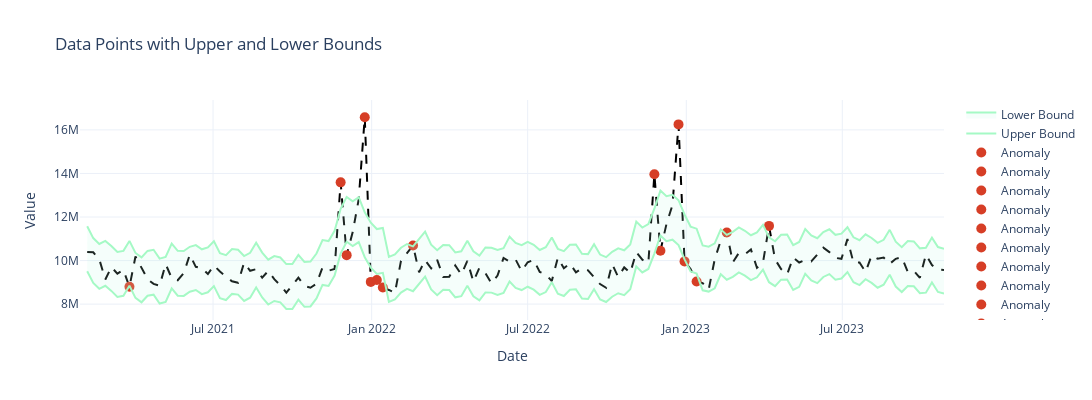
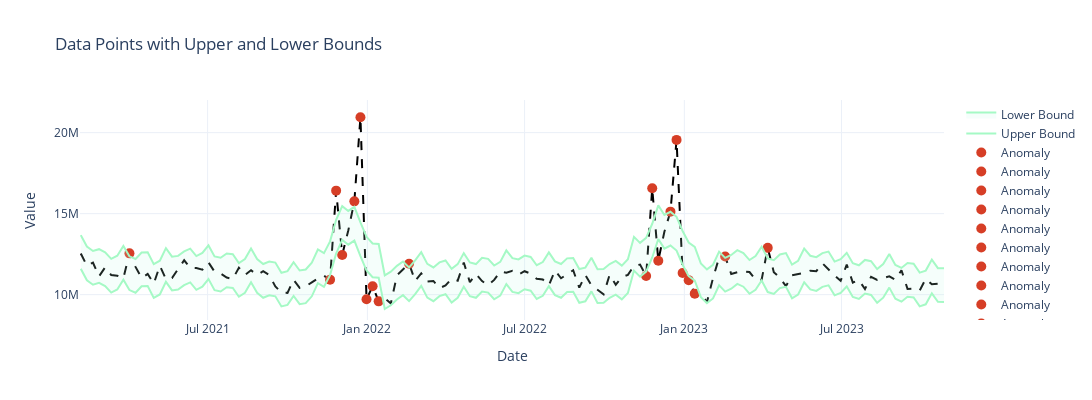
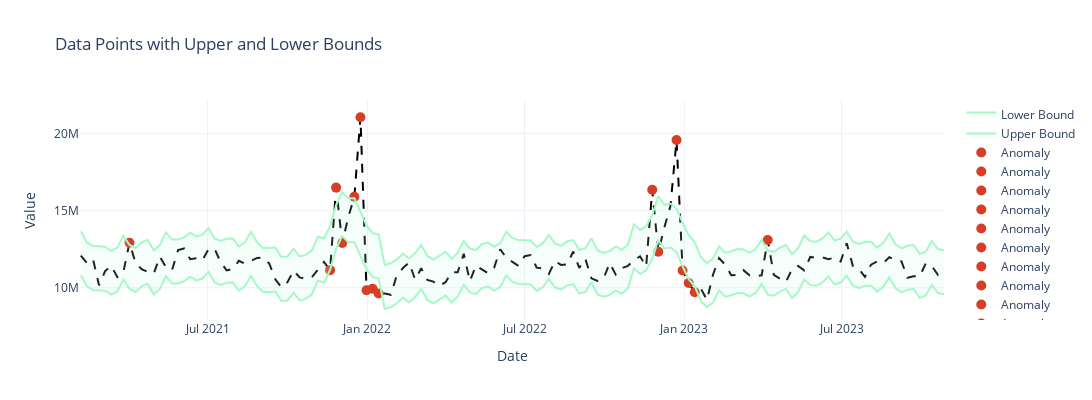
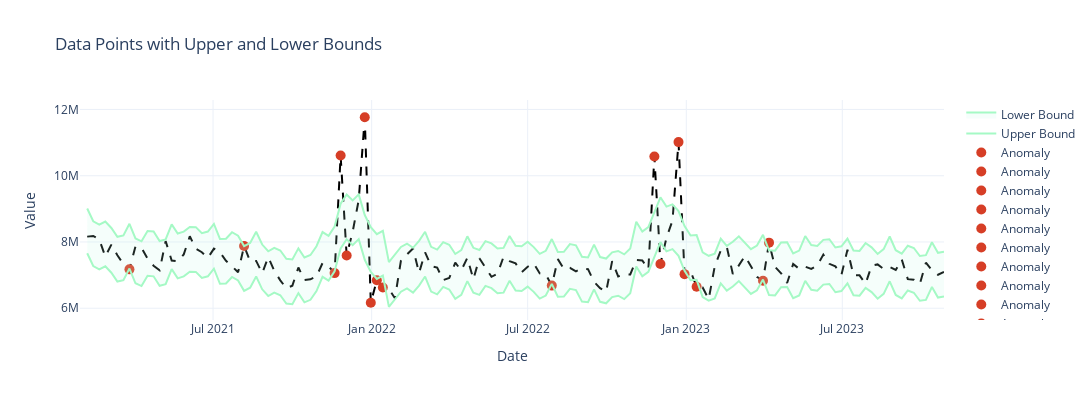

Write notebook code for charts like these, in order.
### Code cell
def get_group_data(df, state):
    return df[df['State']==state].groupby(grp_by_cols)["Weekly_Sales"].apply(sum).reset_index()

def prepare_for_stl(group_df):
    data_ = list(group_df['Weekly_Sales'])
    dates = list(group_df['Date'])
    
    data = pd.DataFrame(data_, index=dates)
    data.index = pd.to_datetime(data.index)#,format="%y-%m-%d")
    data.columns = ['Value']
    data = data.asfreq('W-FRI').interpolate(method='linear')
    
    # Padding data to reduce edge effects
    padding_length = 4
    data_padded_data = np.pad(data.Value.tolist(), (padding_length, padding_length), 'edge')
    data_padded_index = np.pad(data.index.tolist(), (padding_length, padding_length), 'edge')
    data_padded = pd.DataFrame(data=data_padded_data, index=data_padded_index)
    return data_padded

def plot_stl(data, trend, seasonal, residual):    
    # Plotting the original data and decomposed components
    plt.figure(figsize=(14, 7))
    plt.subplot(411)
    plt.plot(data, label='Original Data')
    plt.legend(loc='best')
    plt.subplot(412)
    plt.plot(trend, label='Trend')
    plt.legend(loc='best')
    plt.subplot(413)
    plt.plot(seasonal, label='Seasonality')
    plt.legend(loc='best')
    plt.subplot(414)
    plt.plot(residual, label='Residuals')
    plt.legend(loc='best')
    plt.tight_layout()
    plt.show()
    return

def label_group(data_aggregated, trend, seasonal, residual):
    data_aggregated['resid'] = residual.values
    data_aggregated['resid'].fillna(0, inplace=True)
    res_mean = residual.values.mean()
    resid_std = stats.median_abs_deviation(residual.values)
    # print(res_mean,resid_std)
    lower_bound = res_mean - 3*resid_std
    upper_bound = res_mean + 3*resid_std
    
    # Calculate the bounds considering trend and seasonal components if available
    upper_bound_series = upper_bound + trend.values + seasonal.values
    lower_bound_series = lower_bound + trend.values + seasonal.values
    # print(len(upper_bound_series), len(lower_bound_series), upper_bound_series[4],lower_bound_series[4])
    
    # Mark anomalies based on the condition where residue values fall outside the [lower_bound, upper_bound] range
    data_aggregated['Anomaly'] = ((data_aggregated['resid'] < lower_bound) | (data_aggregated['resid'] > upper_bound)).astype(int)    
    # The 'Anomaly' column now has 1 for anomalies and 0 for normal data points
    plot_anomalies(np.array(data_aggregated['Weekly_Sales']), trend, seasonal, residual, lower_bound, upper_bound)
    return data_aggregated

def plot_anomalies(data, trend, seasonal, residual, lower_bound, upper_bound):
    x = residual.index
    y = residual.values    ## residue values from the model - randomness/unpredictable fluctional change from the regular pattern
    
    y[np.isnan(y)] = 0
    ind = np.where([True if i<lower_bound or i>upper_bound else False for i in y])[0]   ## get residue values < -20

    # Main data points
    fig = go.Figure()
    fig.add_trace(go.Scatter(x=x, y=data, mode='lines', name='Data', line=dict(color='black', dash='dash')))
    
    # Anomalies
    for val in ind:
        fig.add_trace(go.Scatter(x=[x[val]], y=[data[val]], mode='markers', name='Anomaly', marker=dict(color='#D63E26', size=10),
                                 text="Anomaly", hoverinfo='text+x+y'))
    
    # Upper and Lower bounds
    upper_bound_series = upper_bound + trend + seasonal
    lower_bound_series = lower_bound + trend + seasonal
    
    fig.add_trace(go.Scatter(x=x, y=upper_bound_series, fill=None, mode='lines', line_color='#A5F9C5', name='Upper Bound'))
    fig.add_trace(go.Scatter(x=x, y=lower_bound_series, fill='tonexty', mode='lines', line_color='#A5F9C5', fillcolor='rgba(190,245,226,0.15)', name='Lower Bound'))
    
    # Update layouts
    fig.update_layout(title="Data Points with Upper and Lower Bounds", xaxis_title="Date", yaxis_title="Value", template="plotly_white", autosize=False, width=1800, height=400)
    
    # Show the plot
    fig.show()

    # # Create a Scatter plot for the residue values
    # fig = go.Figure()
    # fig.add_trace(go.Scatter(x=x, y=y, mode='lines+markers', name='Residues', line=dict(color='black', dash='dash')))
    
    # # Add a vertical line for a specific date
    # # fig.add_vline(x=datetime.strptime("2022-12-23", "%Y-%m-%d").timestamp() * 1000, line_width=3, line_dash="dash", line_color="red")
    
    # # Annotations for anomalies
    # for val in ind:
    #     fig.add_annotation(x=x[val], y=y[val], text="Anomaly", showarrow=True, arrowhead=1, arrowsize=1, arrowwidth=2, arrowcolor="red", ax=40, ay=15)
    
    # # Update layouts
    # fig.update_layout(title="Residue Analysis with Anomalies", xaxis_title="Date", yaxis_title="Residue Value", template="plotly_white", autosize=False, width=1800, height=400)
    
    # # Show the plot
    # fig.show()


def get_labels(df, grp_by_cols):
    labelled_data = pd.DataFrame()
    # Work group wise to get the labels:
    for state in df.State.unique():
        print("\n\n\n", "--"*25,state.upper(),"--"*25)
        group_df = get_group_data(df, state)
        print(group_df.shape)
        # Prepare data:
        prepared_data = prepare_for_stl(group_df)
        result = seasonal_decompose(prepared_data, model='additive',period=7)
        
        # Padding data to reduce edge effects
        padding_length = 4
        trend = result.trend[padding_length:-padding_length]
        seasonal = result.seasonal[padding_length:-padding_length]
        residual = result.resid[padding_length:-padding_length]
        plot_stl(prepared_data, trend, seasonal, residual)
        
        group_df = label_group(aggregate_data(df,state), trend, seasonal, residual)
        # print(group_df.head(3))
        
        labelled_data = pd.concat([labelled_data, group_df])
        print(labelled_data.shape, "Total Labelled Data")
        # print(labelled_data.tail(3))

    print(df.shape, labelled_data.shape, "Original data with store numbers and Final Labelled Data at States level")
    # print(labelled_data.tail(3))

    return labelled_data
        

labelled_data = get_labels(df, grp_by_cols)

### Figure 1 — Plotly figure (JSON) as saved in the notebook; plotly's stock layout.template omitted (floating-point values rounded to 4 significant figures; data arrays with more than 128 entries replaced by an {"elided": "..."} marker saying what was removed)
{"data": [{"line": {"color": "black", "dash": "dash"}, "mode": "lines", "name": "Data", "type": "scatter", "x": {"elided": "143 str values"}, "y": {"elided": "143 float values"}}, {"hoverinfo": "text+x+y", "marker": {"color": "#D63E26", "size": 10}, "mode": "markers", "name": "Anomaly", "text": "Anomaly", "type": "scatter", "x": ["2021-03-26T00:00:00"], "y": [8795000.0]}, {"hoverinfo": "text+x+y", "marker": {"color": "#D63E26", "size": 10}, "mode": "markers", "name": "Anomaly", "text": "Anomaly", "type": "scatter", "x": ["2021-11-26T00:00:00"], "y": [13590000.0]}, {"hoverinfo": "text+x+y", "marker": {"color": "#D63E26", "size": 10}, "mode": "markers", "name": "Anomaly", "text": "Anomaly", "type": "scatter", "x": ["2021-12-03T00:00:00"], "y": [10250000.0]}, {"hoverinfo": "text+x+y", "marker": {"color": "#D63E26", "size": 10}, "mode": "markers", "name": "Anomaly", "text": "Anomaly", "type": "scatter", "x": ["2021-12-24T00:00:00"], "y": [16580000.0]}, {"hoverinfo": "text+x+y", "marker": {"color": "#D63E26", "size": 10}, "mode": "markers", "name": "Anomaly", "text": "Anomaly", "type": "scatter", "x": ["2021-12-31T00:00:00"], "y": [9020000.0]}, {"hoverinfo": "text+x+y", "marker": {"color": "#D63E26", "size": 10}, "mode": "markers", "name": "Anomaly", "text": "Anomaly", "type": "scatter", "x": ["2022-01-07T00:00:00"], "y": [9106000.0]}, {"hoverinfo": "text+x+y", "marker": {"color": "#D63E26", "size": 10}, "mode": "markers", "name": "Anomaly", "text": "Anomaly", "type": "scatter", "x": ["2022-01-14T00:00:00"], "y": [8764000.0]}, {"hoverinfo": "text+x+y", "marker": {"color": "#D63E26", "size": 10}, "mode": "markers", "name": "Anomaly", "text": "Anomaly", "type": "scatter", "x": ["2022-02-18T00:00:00"], "y": [10690000.0]}, {"hoverinfo": "text+x+y", "marker": {"color": "#D63E26", "size": 10}, "mode": "markers", "name": "Anomaly", "text": "Anomaly", "type": "scatter", "x": ["2022-11-25T00:00:00"], "y": [13970000.0]}, {"hoverinfo": "text+x+y", "marker": {"color": "#D63E26", "size": 10}, "mode": "markers", "name": "Anomaly", "text": "Anomaly", "type": "scatter", "x": ["2022-12-02T00:00:00"], "y": [10450000.0]}, {"hoverinfo": "text+x+y", "marker": {"color": "#D63E26", "size": 10}, "mode": "markers", "name": "Anomaly", "text": "Anomaly", "type": "scatter", "x": ["2022-12-23T00:00:00"], "y": [16250000.0]}, {"hoverinfo": "text+x+y", "marker": {"color": "#D63E26", "size": 10}, "mode": "markers", "name": "Anomaly", "text": "Anomaly", "type": "scatter", "x": ["2022-12-30T00:00:00"], "y": [9961000.0]}, {"hoverinfo": "text+x+y", "marker": {"color": "#D63E26", "size": 10}, "mode": "markers", "name": "Anomaly", "text": "Anomaly", "type": "scatter", "x": ["2023-01-13T00:00:00"], "y": [9036000.0]}, {"hoverinfo": "text+x+y", "marker": {"color": "#D63E26", "size": 10}, "mode": "markers", "name": "Anomaly", "text": "Anomaly", "type": "scatter", "x": ["2023-02-17T00:00:00"], "y": [11280000.0]}, {"hoverinfo": "text+x+y", "marker": {"color": "#D63E26", "size": 10}, "mode": "markers", "name": "Anomaly", "text": "Anomaly", "type": "scatter", "x": ["2023-04-07T00:00:00"], "y": [11590000.0]}, {"line": {"color": "#A5F9C5"}, "mode": "lines", "name": "Upper Bound", "type": "scatter", "x": {"elided": "143 str values"}, "y": {"elided": "143 float values"}}, {"fill": "tonexty", "fillcolor": "rgba(190,245,226,0.15)", "line": {"color": "#A5F9C5"}, "mode": "lines", "name": "Lower Bound", "type": "scatter", "x": {"elided": "143 str values"}, "y": {"elided": "143 float values"}}], "layout": {"autosize": false, "height": 400, "title": {"text": "Data Points with Upper and Lower Bounds"}, "width": 1800, "xaxis": {"autorange": true, "range": ["2021-01-31 00:44:59.4486", "2023-10-27"], "title": {"text": "Date"}, "type": "date"}, "yaxis": {"autorange": true, "range": [7271000.0, 17370000.0], "title": {"text": "Value"}, "type": "linear"}}}

### Figure 2 — Plotly figure (JSON) as saved in the notebook; plotly's stock layout.template omitted (floating-point values rounded to 4 significant figures; data arrays with more than 128 entries replaced by an {"elided": "..."} marker saying what was removed)
{"data": [{"line": {"color": "black", "dash": "dash"}, "mode": "lines", "name": "Data", "type": "scatter", "x": {"elided": "143 str values"}, "y": {"elided": "143 float values"}}, {"hoverinfo": "text+x+y", "marker": {"color": "#D63E26", "size": 10}, "mode": "markers", "name": "Anomaly", "text": "Anomaly", "type": "scatter", "x": ["2021-04-02T00:00:00"], "y": [12550000.0]}, {"hoverinfo": "text+x+y", "marker": {"color": "#D63E26", "size": 10}, "mode": "markers", "name": "Anomaly", "text": "Anomaly", "type": "scatter", "x": ["2021-11-19T00:00:00"], "y": [10920000.0]}, {"hoverinfo": "text+x+y", "marker": {"color": "#D63E26", "size": 10}, "mode": "markers", "name": "Anomaly", "text": "Anomaly", "type": "scatter", "x": ["2021-11-26T00:00:00"], "y": [16420000.0]}, {"hoverinfo": "text+x+y", "marker": {"color": "#D63E26", "size": 10}, "mode": "markers", "name": "Anomaly", "text": "Anomaly", "type": "scatter", "x": ["2021-12-03T00:00:00"], "y": [12450000.0]}, {"hoverinfo": "text+x+y", "marker": {"color": "#D63E26", "size": 10}, "mode": "markers", "name": "Anomaly", "text": "Anomaly", "type": "scatter", "x": ["2021-12-17T00:00:00"], "y": [15760000.0]}, {"hoverinfo": "text+x+y", "marker": {"color": "#D63E26", "size": 10}, "mode": "markers", "name": "Anomaly", "text": "Anomaly", "type": "scatter", "x": ["2021-12-24T00:00:00"], "y": [20950000.0]}, {"hoverinfo": "text+x+y", "marker": {"color": "#D63E26", "size": 10}, "mode": "markers", "name": "Anomaly", "text": "Anomaly", "type": "scatter", "x": ["2021-12-31T00:00:00"], "y": [9713000.0]}, {"hoverinfo": "text+x+y", "marker": {"color": "#D63E26", "size": 10}, "mode": "markers", "name": "Anomaly", "text": "Anomaly", "type": "scatter", "x": ["2022-01-07T00:00:00"], "y": [10510000.0]}, {"hoverinfo": "text+x+y", "marker": {"color": "#D63E26", "size": 10}, "mode": "markers", "name": "Anomaly", "text": "Anomaly", "type": "scatter", "x": ["2022-01-14T00:00:00"], "y": [9584000.0]}, {"hoverinfo": "text+x+y", "marker": {"color": "#D63E26", "size": 10}, "mode": "markers", "name": "Anomaly", "text": "Anomaly", "type": "scatter", "x": ["2022-02-18T00:00:00"], "y": [11910000.0]}, {"hoverinfo": "text+x+y", "marker": {"color": "#D63E26", "size": 10}, "mode": "markers", "name": "Anomaly", "text": "Anomaly", "type": "scatter", "x": ["2022-11-18T00:00:00"], "y": [11150000.0]}, {"hoverinfo": "text+x+y", "marker": {"color": "#D63E26", "size": 10}, "mode": "markers", "name": "Anomaly", "text": "Anomaly", "type": "scatter", "x": ["2022-11-25T00:00:00"], "y": [16570000.0]}, {"hoverinfo": "text+x+y", "marker": {"color": "#D63E26", "size": 10}, "mode": "markers", "name": "Anomaly", "text": "Anomaly", "type": "scatter", "x": ["2022-12-02T00:00:00"], "y": [12100000.0]}, {"hoverinfo": "text+x+y", "marker": {"color": "#D63E26", "size": 10}, "mode": "markers", "name": "Anomaly", "text": "Anomaly", "type": "scatter", "x": ["2022-12-16T00:00:00"], "y": [15120000.0]}, {"hoverinfo": "text+x+y", "marker": {"color": "#D63E26", "size": 10}, "mode": "markers", "name": "Anomaly", "text": "Anomaly", "type": "scatter", "x": ["2022-12-23T00:00:00"], "y": [19550000.0]}, {"hoverinfo": "text+x+y", "marker": {"color": "#D63E26", "size": 10}, "mode": "markers", "name": "Anomaly", "text": "Anomaly", "type": "scatter", "x": ["2022-12-30T00:00:00"], "y": [11330000.0]}, {"hoverinfo": "text+x+y", "marker": {"color": "#D63E26", "size": 10}, "mode": "markers", "name": "Anomaly", "text": "Anomaly", "type": "scatter", "x": ["2023-01-06T00:00:00"], "y": [10890000.0]}, {"hoverinfo": "text+x+y", "marker": {"color": "#D63E26", "size": 10}, "mode": "markers", "name": "Anomaly", "text": "Anomaly", "type": "scatter", "x": ["2023-01-13T00:00:00"], "y": [10060000.0]}, {"hoverinfo": "text+x+y", "marker": {"color": "#D63E26", "size": 10}, "mode": "markers", "name": "Anomaly", "text": "Anomaly", "type": "scatter", "x": ["2023-02-17T00:00:00"], "y": [12350000.0]}, {"hoverinfo": "text+x+y", "marker": {"color": "#D63E26", "size": 10}, "mode": "markers", "name": "Anomaly", "text": "Anomaly", "type": "scatter", "x": ["2023-04-07T00:00:00"], "y": [12890000.0]}, {"line": {"color": "#A5F9C5"}, "mode": "lines", "name": "Upper Bound", "type": "scatter", "x": {"elided": "143 str values"}, "y": {"elided": "143 float values"}}, {"fill": "tonexty", "fillcolor": "rgba(190,245,226,0.15)", "line": {"color": "#A5F9C5"}, "mode": "lines", "name": "Lower Bound", "type": "scatter", "x": {"elided": "143 str values"}, "y": {"elided": "143 float values"}}], "layout": {"autosize": false, "height": 400, "title": {"text": "Data Points with Upper and Lower Bounds"}, "width": 1800, "xaxis": {"autorange": true, "range": ["2021-02-05", "2023-10-27"], "title": {"text": "Date"}, "type": "date"}, "yaxis": {"autorange": true, "range": [8434000.0, 22010000.0], "title": {"text": "Value"}, "type": "linear"}}}

### Figure 3 — Plotly figure (JSON) as saved in the notebook; plotly's stock layout.template omitted (floating-point values rounded to 4 significant figures; data arrays with more than 128 entries replaced by an {"elided": "..."} marker saying what was removed)
{"data": [{"line": {"color": "black", "dash": "dash"}, "mode": "lines", "name": "Data", "type": "scatter", "x": {"elided": "143 str values"}, "y": {"elided": "143 float values"}}, {"hoverinfo": "text+x+y", "marker": {"color": "#D63E26", "size": 10}, "mode": "markers", "name": "Anomaly", "text": "Anomaly", "type": "scatter", "x": ["2021-04-02T00:00:00"], "y": [12920000.0]}, {"hoverinfo": "text+x+y", "marker": {"color": "#D63E26", "size": 10}, "mode": "markers", "name": "Anomaly", "text": "Anomaly", "type": "scatter", "x": ["2021-11-19T00:00:00"], "y": [11140000.0]}, {"hoverinfo": "text+x+y", "marker": {"color": "#D63E26", "size": 10}, "mode": "markers", "name": "Anomaly", "text": "Anomaly", "type": "scatter", "x": ["2021-11-26T00:00:00"], "y": [16500000.0]}, {"hoverinfo": "text+x+y", "marker": {"color": "#D63E26", "size": 10}, "mode": "markers", "name": "Anomaly", "text": "Anomaly", "type": "scatter", "x": ["2021-12-03T00:00:00"], "y": [12910000.0]}, {"hoverinfo": "text+x+y", "marker": {"color": "#D63E26", "size": 10}, "mode": "markers", "name": "Anomaly", "text": "Anomaly", "type": "scatter", "x": ["2021-12-17T00:00:00"], "y": [15900000.0]}, {"hoverinfo": "text+x+y", "marker": {"color": "#D63E26", "size": 10}, "mode": "markers", "name": "Anomaly", "text": "Anomaly", "type": "scatter", "x": ["2021-12-24T00:00:00"], "y": [21060000.0]}, {"hoverinfo": "text+x+y", "marker": {"color": "#D63E26", "size": 10}, "mode": "markers", "name": "Anomaly", "text": "Anomaly", "type": "scatter", "x": ["2021-12-31T00:00:00"], "y": [9842000.0]}, {"hoverinfo": "text+x+y", "marker": {"color": "#D63E26", "size": 10}, "mode": "markers", "name": "Anomaly", "text": "Anomaly", "type": "scatter", "x": ["2022-01-07T00:00:00"], "y": [9936000.0]}, {"hoverinfo": "text+x+y", "marker": {"color": "#D63E26", "size": 10}, "mode": "markers", "name": "Anomaly", "text": "Anomaly", "type": "scatter", "x": ["2022-01-14T00:00:00"], "y": [9625000.0]}, {"hoverinfo": "text+x+y", "marker": {"color": "#D63E26", "size": 10}, "mode": "markers", "name": "Anomaly", "text": "Anomaly", "type": "scatter", "x": ["2022-11-25T00:00:00"], "y": [16360000.0]}, {"hoverinfo": "text+x+y", "marker": {"color": "#D63E26", "size": 10}, "mode": "markers", "name": "Anomaly", "text": "Anomaly", "type": "scatter", "x": ["2022-12-02T00:00:00"], "y": [12330000.0]}, {"hoverinfo": "text+x+y", "marker": {"color": "#D63E26", "size": 10}, "mode": "markers", "name": "Anomaly", "text": "Anomaly", "type": "scatter", "x": ["2022-12-23T00:00:00"], "y": [19580000.0]}, {"hoverinfo": "text+x+y", "marker": {"color": "#D63E26", "size": 10}, "mode": "markers", "name": "Anomaly", "text": "Anomaly", "type": "scatter", "x": ["2022-12-30T00:00:00"], "y": [11120000.0]}, {"hoverinfo": "text+x+y", "marker": {"color": "#D63E26", "size": 10}, "mode": "markers", "name": "Anomaly", "text": "Anomaly", "type": "scatter", "x": ["2023-01-06T00:00:00"], "y": [10310000.0]}, {"hoverinfo": "text+x+y", "marker": {"color": "#D63E26", "size": 10}, "mode": "markers", "name": "Anomaly", "text": "Anomaly", "type": "scatter", "x": ["2023-01-13T00:00:00"], "y": [9711000.0]}, {"hoverinfo": "text+x+y", "marker": {"color": "#D63E26", "size": 10}, "mode": "markers", "name": "Anomaly", "text": "Anomaly", "type": "scatter", "x": ["2023-04-07T00:00:00"], "y": [13090000.0]}, {"line": {"color": "#A5F9C5"}, "mode": "lines", "name": "Upper Bound", "type": "scatter", "x": {"elided": "143 str values"}, "y": {"elided": "143 float values"}}, {"fill": "tonexty", "fillcolor": "rgba(190,245,226,0.15)", "line": {"color": "#A5F9C5"}, "mode": "lines", "name": "Lower Bound", "type": "scatter", "x": {"elided": "143 str values"}, "y": {"elided": "143 float values"}}], "layout": {"autosize": false, "height": 400, "title": {"text": "Data Points with Upper and Lower Bounds"}, "width": 1800, "xaxis": {"autorange": true, "range": ["2021-02-05", "2023-10-27"], "title": {"text": "Date"}, "type": "date"}, "yaxis": {"autorange": true, "range": [7908000.0, 22180000.0], "title": {"text": "Value"}, "type": "linear"}}}

### Figure 4 — Plotly figure (JSON) as saved in the notebook; plotly's stock layout.template omitted (floating-point values rounded to 4 significant figures; data arrays with more than 128 entries replaced by an {"elided": "..."} marker saying what was removed)
{"data": [{"line": {"color": "black", "dash": "dash"}, "mode": "lines", "name": "Data", "type": "scatter", "x": {"elided": "143 str values"}, "y": {"elided": "143 float values"}}, {"hoverinfo": "text+x+y", "marker": {"color": "#D63E26", "size": 10}, "mode": "markers", "name": "Anomaly", "text": "Anomaly", "type": "scatter", "x": ["2021-03-26T00:00:00"], "y": [7173000.0]}, {"hoverinfo": "text+x+y", "marker": {"color": "#D63E26", "size": 10}, "mode": "markers", "name": "Anomaly", "text": "Anomaly", "type": "scatter", "x": ["2021-08-06T00:00:00"], "y": [7879000.0]}, {"hoverinfo": "text+x+y", "marker": {"color": "#D63E26", "size": 10}, "mode": "markers", "name": "Anomaly", "text": "Anomaly", "type": "scatter", "x": ["2021-11-19T00:00:00"], "y": [7060000.0]}, {"hoverinfo": "text+x+y", "marker": {"color": "#D63E26", "size": 10}, "mode": "markers", "name": "Anomaly", "text": "Anomaly", "type": "scatter", "x": ["2021-11-26T00:00:00"], "y": [10610000.0]}, {"hoverinfo": "text+x+y", "marker": {"color": "#D63E26", "size": 10}, "mode": "markers", "name": "Anomaly", "text": "Anomaly", "type": "scatter", "x": ["2021-12-03T00:00:00"], "y": [7592000.0]}, {"hoverinfo": "text+x+y", "marker": {"color": "#D63E26", "size": 10}, "mode": "markers", "name": "Anomaly", "text": "Anomaly", "type": "scatter", "x": ["2021-12-24T00:00:00"], "y": [11770000.0]}, {"hoverinfo": "text+x+y", "marker": {"color": "#D63E26", "size": 10}, "mode": "markers", "name": "Anomaly", "text": "Anomaly", "type": "scatter", "x": ["2021-12-31T00:00:00"], "y": [6165000.0]}, {"hoverinfo": "text+x+y", "marker": {"color": "#D63E26", "size": 10}, "mode": "markers", "name": "Anomaly", "text": "Anomaly", "type": "scatter", "x": ["2022-01-07T00:00:00"], "y": [6847000.0]}, {"hoverinfo": "text+x+y", "marker": {"color": "#D63E26", "size": 10}, "mode": "markers", "name": "Anomaly", "text": "Anomaly", "type": "scatter", "x": ["2022-01-14T00:00:00"], "y": [6625844]}, {"hoverinfo": "text+x+y", "marker": {"color": "#D63E26", "size": 10}, "mode": "markers", "name": "Anomaly", "text": "Anomaly", "type": "scatter", "x": ["2022-07-29T00:00:00"], "y": [6683000.0]}, {"hoverinfo": "text+x+y", "marker": {"color": "#D63E26", "size": 10}, "mode": "markers", "name": "Anomaly", "text": "Anomaly", "type": "scatter", "x": ["2022-11-25T00:00:00"], "y": [10580000.0]}, {"hoverinfo": "text+x+y", "marker": {"color": "#D63E26", "size": 10}, "mode": "markers", "name": "Anomaly", "text": "Anomaly", "type": "scatter", "x": ["2022-12-02T00:00:00"], "y": [7335000.0]}, {"hoverinfo": "text+x+y", "marker": {"color": "#D63E26", "size": 10}, "mode": "markers", "name": "Anomaly", "text": "Anomaly", "type": "scatter", "x": ["2022-12-23T00:00:00"], "y": [11020000.0]}, {"hoverinfo": "text+x+y", "marker": {"color": "#D63E26", "size": 10}, "mode": "markers", "name": "Anomaly", "text": "Anomaly", "type": "scatter", "x": ["2022-12-30T00:00:00"], "y": [7029000.0]}, {"hoverinfo": "text+x+y", "marker": {"color": "#D63E26", "size": 10}, "mode": "markers", "name": "Anomaly", "text": "Anomaly", "type": "scatter", "x": ["2023-01-13T00:00:00"], "y": [6646000.0]}, {"hoverinfo": "text+x+y", "marker": {"color": "#D63E26", "size": 10}, "mode": "markers", "name": "Anomaly", "text": "Anomaly", "type": "scatter", "x": ["2023-03-31T00:00:00"], "y": [6830000.0]}, {"hoverinfo": "text+x+y", "marker": {"color": "#D63E26", "size": 10}, "mode": "markers", "name": "Anomaly", "text": "Anomaly", "type": "scatter", "x": ["2023-04-07T00:00:00"], "y": [7980000.0]}, {"line": {"color": "#A5F9C5"}, "mode": "lines", "name": "Upper Bound", "type": "scatter", "x": {"elided": "143 str values"}, "y": {"elided": "143 float values"}}, {"fill": "tonexty", "fillcolor": "rgba(190,245,226,0.15)", "line": {"color": "#A5F9C5"}, "mode": "lines", "name": "Lower Bound", "type": "scatter", "x": {"elided": "143 str values"}, "y": {"elided": "143 float values"}}], "layout": {"autosize": false, "height": 400, "title": {"text": "Data Points with Upper and Lower Bounds"}, "width": 1800, "xaxis": {"autorange": true, "range": ["2021-01-31 00:44:59.4486", "2023-10-27"], "title": {"text": "Date"}, "type": "date"}, "yaxis": {"autorange": true, "range": [5644000.0, 12290000.0], "title": {"text": "Value"}, "type": "linear"}}}
